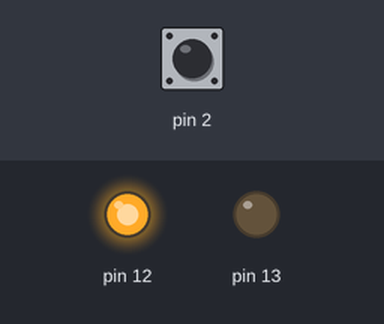
Bench run of a sketch on a simulated Arduino Uno, built with avr-gcc and run on an emulated ATmega328P. Shown: output pins drawn as LEDs (lit = HIGH). Inputs (shaded band) come from the test bench; at power-on: pin 2 HIGH.

Above: at 1.2 s.
1.3 s: pin 2 pulled LOW for 0.15 s
At 1.37 s:
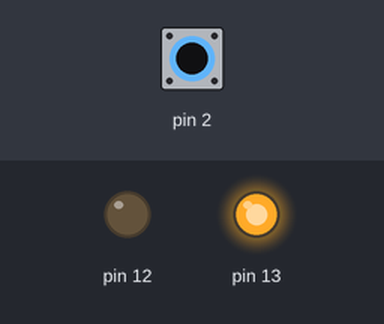
2.9 s: pin 2 pulled LOW for 3.2 s
At 6.4 s:
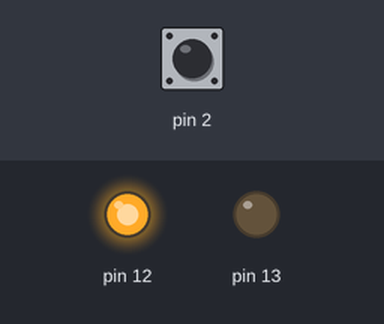
Timing chart, 0 to 7.9 s (numbered marks = the images above; inputs shaded):
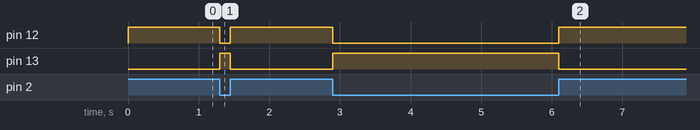

Measured:
- after the input at 1.3 s, pin 12: HIGH → LOW at once, → HIGH 0.15 s later; pin 13: LOW → HIGH at once, → LOW 0.15 s later
- after the input at 2.9 s, pin 12: HIGH → LOW at once, → HIGH 3.2 s later; pin 13: LOW → HIGH at once, → LOW 3.2 s later

The sketch:

tt.ino
```cpp
// ELSHOURBGY MOHAMED 4H

class LED
{
  private:
    int pin; //ATTRIBUTO

  public:
    LED(int pin)
    {
      this->pin = pin;
      pinMode(pin, OUTPUT);
    }

    void accendi()
    {
      digitalWrite(pin, HIGH);
    }

    void spegni()
    {
      digitalWrite(pin, LOW);
    }
};

class Pulsante
{
  private:
    int pin;

  public:
    Pulsante(int pin)
    {
      this->pin = pin;
      pinMode(pin, INPUT_PULLUP);
    }

    bool press()
    {
      return digitalRead(pin) == LOW;
    }
};

LED ledGreen(12);
LED ledBlue(13);
Pulsante pulsante(2);

void setup() {

}

void loop()
{

  if (pulsante.press())
  {
    // Pulsante premuto
    ledGreen.spegni();
    ledBlue.accendi();
  }
  else
  {
    // Pulsante non premuto
    ledGreen.accendi();
    ledBlue.spegni();
  }
}
```
